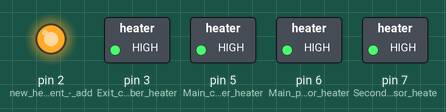
A sketch run on a simulated Arduino Uno, built with avr-gcc and run on an emulated ATmega328P. Parts: switched loads named in the sketch (green lamp = pin HIGH), output pins drawn as LEDs (lit = HIGH).

Above: at 0.12 s.
At 0.5 s:
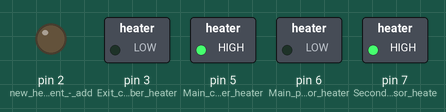
At 3.5 s:
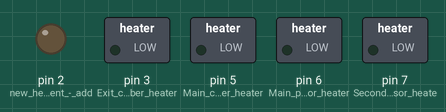
At 6.8 s:
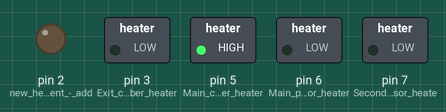
Timing chart, 0 to 7.5 s (numbered marks = the images above):
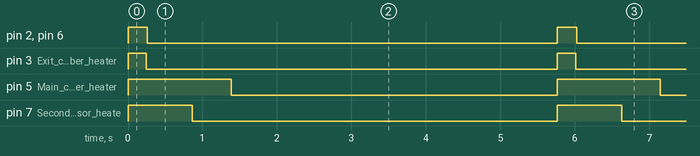

The sketch:

ALD_5_element_Updated_control.ino
```cpp
int writeHi = 255;
int writeLo = 0;
int cycTime = 5000;   // Number of miliseconds in each PWM set.
float heat1Frac = 0.240;//0.240;    // Main chamber small heater duty cycle                          Target 280 C
float heat2Frac = 0.045;//0.050;      // Precursor 1 chamber duty cycle                 Target 160 C
float heat3Frac = 0.150;//0.150;      // Main chamber big heater                        Target 160 C
float heat4Frac = 0.043;//0.050      // Reactor sample chamber: 0.050                              Target 350 C
float heat5Frac = 0.045;  // New heaitng element

void setup() {
  // put your setup code here, to run once:
  Serial.begin(9600);
  pinMode(5, OUTPUT);  // Main chamber heater
  pinMode(6, OUTPUT);  // Main precursor heater
  pinMode(7, OUTPUT);  // Secondary precursor heater
  pinMode(3, OUTPUT);  // Exit chamber heater
  pinMode(2, OUTPUT); // new heaitng element - add the CS

}

void loop() {
  // put your main code here, to run repeatedly:
  analogWrite(5, writeHi);
  analogWrite(6, writeHi);
  analogWrite(7, writeHi);
  analogWrite(3, writeHi);
  analogWrite(2, writeHi);


  for (int i=0; i<=cycTime; i++) {
    if (i==round(cycTime*heat1Frac)) {
      analogWrite(5, writeLo);
    }

    if (i==round(cycTime*heat2Frac)) {
      analogWrite(6, writeLo);
    }

    if (i==round(cycTime*heat3Frac)) {
      analogWrite(7, writeLo);
    }

    if (i==round(cycTime*heat4Frac)) {
      analogWrite(3, writeLo);
    }

    if (i==round(cycTime*heat5Frac)) {
      analogWrite(2, writeLo);
    }
    delay(1);
  }
}
```

Measured:
- by itself, pin 2 (new_heaitng_element_-_add), pin 6 (Main_precursor_heater): alternates HIGH for 0.26 s and LOW for 5.5 s
- by itself, pin 3 (Exit_chamber_heater): alternates HIGH for 0.25 s and LOW for 5.5 s
- by itself, pin 5 (Main_chamber_heater): alternates HIGH for 1.4 s and LOW for 4.4 s
- by itself, pin 7 (Secondary_precursor_heate): alternates HIGH for 0.86 s and LOW for 4.9 s
